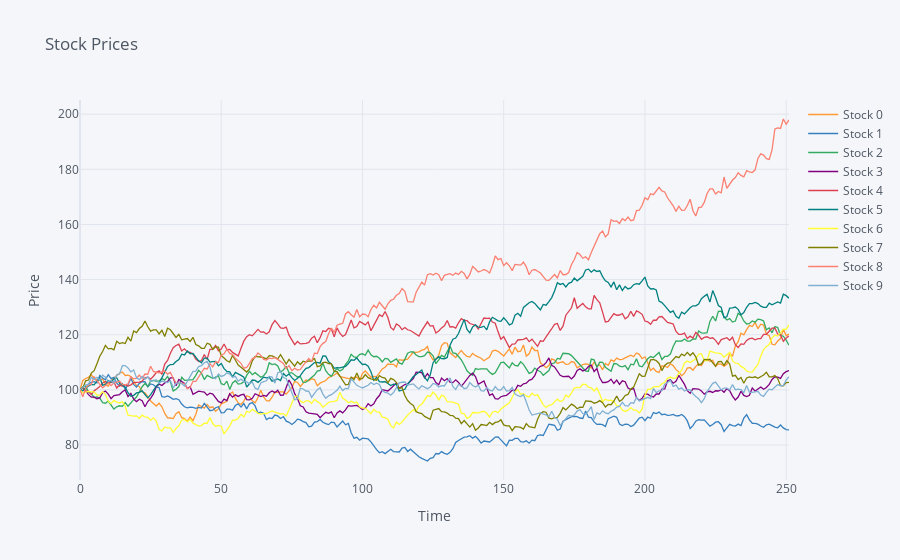

Notebook code cell kept with this figure:
### Code cell
columns = [f'Stock {x}' for x in range(n)]
df = pd.DataFrame(S, columns=columns)
df.iplot(title='Stock Prices', yTitle='Price', xTitle='Time')

### Figure 1 — Plotly figure (JSON) as saved in the notebook; plotly's stock layout.template omitted (floating-point values rounded to 4 significant figures; data arrays with more than 128 entries replaced by an {"elided": "..."} marker saying what was removed)
{"data": [{"line": {"color": "rgba(255, 153, 51, 1.0)", "dash": "solid", "shape": "linear", "width": 1.3}, "mode": "lines", "name": "Stock 0", "text": "", "type": "scatter", "x": {"elided": "252 int values"}, "y": {"elided": "252 float values"}}, {"line": {"color": "rgba(55, 128, 191, 1.0)", "dash": "solid", "shape": "linear", "width": 1.3}, "mode": "lines", "name": "Stock 1", "text": "", "type": "scatter", "x": {"elided": "252 int values"}, "y": {"elided": "252 float values"}}, {"line": {"color": "rgba(50, 171, 96, 1.0)", "dash": "solid", "shape": "linear", "width": 1.3}, "mode": "lines", "name": "Stock 2", "text": "", "type": "scatter", "x": {"elided": "252 int values"}, "y": {"elided": "252 float values"}}, {"line": {"color": "rgba(128, 0, 128, 1.0)", "dash": "solid", "shape": "linear", "width": 1.3}, "mode": "lines", "name": "Stock 3", "text": "", "type": "scatter", "x": {"elided": "252 int values"}, "y": {"elided": "252 float values"}}, {"line": {"color": "rgba(219, 64, 82, 1.0)", "dash": "solid", "shape": "linear", "width": 1.3}, "mode": "lines", "name": "Stock 4", "text": "", "type": "scatter", "x": {"elided": "252 int values"}, "y": {"elided": "252 float values"}}, {"line": {"color": "rgba(0, 128, 128, 1.0)", "dash": "solid", "shape": "linear", "width": 1.3}, "mode": "lines", "name": "Stock 5", "text": "", "type": "scatter", "x": {"elided": "252 int values"}, "y": {"elided": "252 float values"}}, {"line": {"color": "rgba(255, 255, 51, 1.0)", "dash": "solid", "shape": "linear", "width": 1.3}, "mode": "lines", "name": "Stock 6", "text": "", "type": "scatter", "x": {"elided": "252 int values"}, "y": {"elided": "252 float values"}}, {"line": {"color": "rgba(128, 128, 0, 1.0)", "dash": "solid", "shape": "linear", "width": 1.3}, "mode": "lines", "name": "Stock 7", "text": "", "type": "scatter", "x": {"elided": "252 int values"}, "y": {"elided": "252 float values"}}, {"line": {"color": "rgba(251, 128, 114, 1.0)", "dash": "solid", "shape": "linear", "width": 1.3}, "mode": "lines", "name": "Stock 8", "text": "", "type": "scatter", "x": {"elided": "252 int values"}, "y": {"elided": "252 float values"}}, {"line": {"color": "rgba(128, 177, 211, 1.0)", "dash": "solid", "shape": "linear", "width": 1.3}, "mode": "lines", "name": "Stock 9", "text": "", "type": "scatter", "x": {"elided": "252 int values"}, "y": {"elided": "252 float values"}}], "layout": {"autosize": true, "legend": {"bgcolor": "#F5F6F9", "font": {"color": "#4D5663"}}, "paper_bgcolor": "#F5F6F9", "plot_bgcolor": "#F5F6F9", "title": {"font": {"color": "#4D5663"}, "text": "Stock Prices"}, "xaxis": {"autorange": true, "gridcolor": "#E1E5ED", "range": [0, 251], "showgrid": true, "tickfont": {"color": "#4D5663"}, "title": {"font": {"color": "#4D5663"}, "text": "Time"}, "type": "linear", "zerolinecolor": "#E1E5ED"}, "yaxis": {"autorange": true, "gridcolor": "#E1E5ED", "range": [67.32, 205.1], "showgrid": true, "tickfont": {"color": "#4D5663"}, "title": {"font": {"color": "#4D5663"}, "text": "Price"}, "type": "linear", "zerolinecolor": "#E1E5ED"}}}
